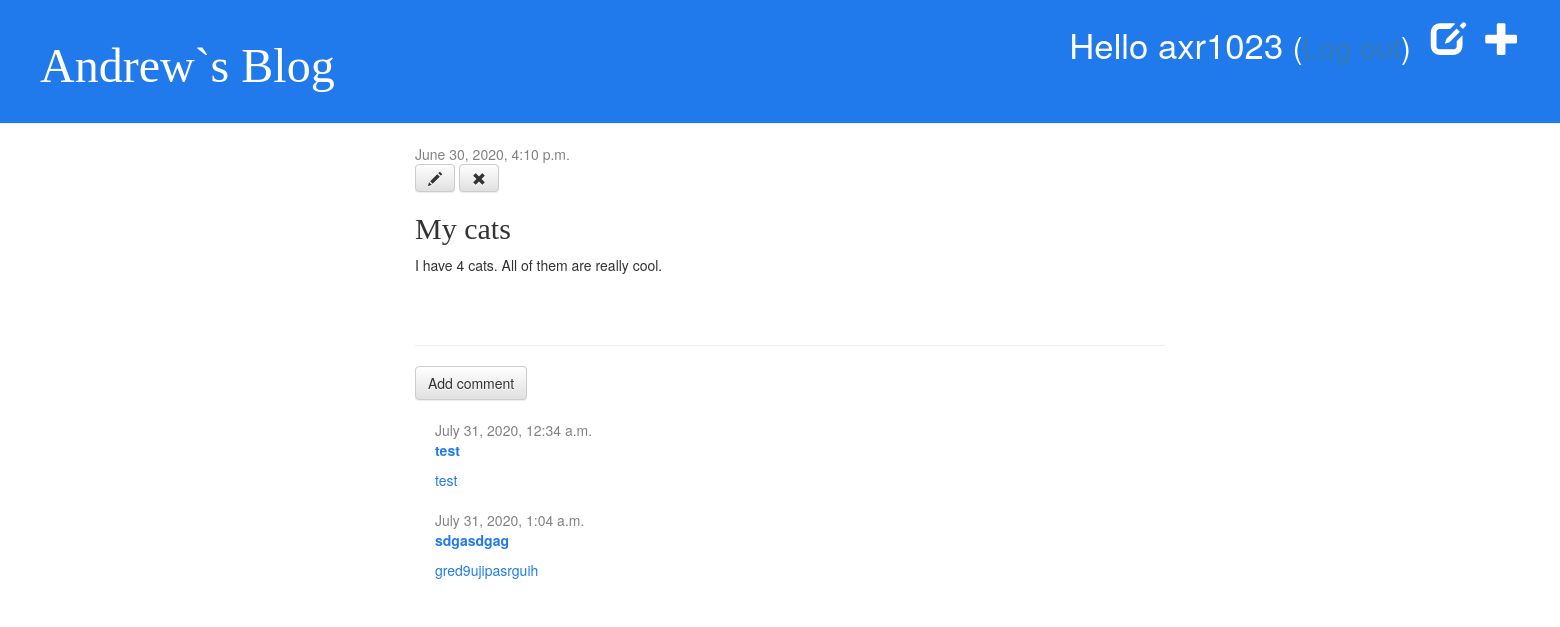
The app's page /post/1/ (signed in) with its own data.
### blog/models.py (models this page shows, shortened)
class Post(models.Model):
    author = models.ForeignKey(settings.AUTH_USER_MODEL, on_delete=models.CASCADE)
    title = models.CharField(max_length=200)
    text = models.TextField()
    created_date = models.DateTimeField(default=timezone.now)
    published_date = models.DateTimeField(blank=True, null=True)

class Comment(models.Model):
    post = models.ForeignKey('blog.Post', on_delete=models.CASCADE, related_name='comments')
    author = models.CharField(max_length=200)
    text = models.TextField()
    created_date = models.DateTimeField(default=timezone.now)
    approved_comment = models.BooleanField(default=False)

### blog/views.py (the view)
# urls.py: path('post/<int:pk>/', views.post_detail, name='post_detail'),
def post_detail(request, pk):
    post = get_object_or_404(Post, pk=pk)
    return render(request, 'blog/post_detail.html', {'post': post})

### blog/templates/blog/post_detail.html (shortened to what this page needs)
{% extends 'blog/base.html'%}
{% block content%}
    <div class="post">
        {% if post.published_date %}
            <div class="date">
                {{ post.published_date }}
            </div>
        {% else %}
            <a class="btn btn-default" href="{% url 'post_publish' pk=post.pk %}">Publish</a>
        {% endif %}
        {% if user.is_authenticated %}
            <a class="btn btn-default" href="{% url 'post_edit' pk=post.pk %}"><span class="glyphicon glyphicon-pencil"></span></a>
            <a class="btn btn-default" href="{% url 'post_remove' pk=post.pk %}"><span class="glyphicon glyphicon-remove"></span></a>
        {% endif %}
        <h2>{{ post.title }}</h2>
        <p>{{ post.text|linebreaksbr }}</p>
    </div>
    <hr>
    <a class="btn btn-default" href="{% url 'add_comment_to_post' pk=post.pk %}">Add comment</a>
    {% for comment in post.comments.all %}
        {% if user.is_authenticated or comment.approved_comment %}
        <div class="comment">
            <div class="date">
                {{ comment.created_date }}
            </div>
            <strong>{{ comment.author }}</strong>
            <p>{{ comment.text|linebreaks }}</p>
        </div>
        {% endif %}
    {% empty %}
        <p>No comments here yet :(</p>
    {% endfor %}
{% endblock %}

### blog/templates/blog/base.html (shortened to what this page needs)
{% load static %}
<html>
    <head>
        <link rel="stylesheet" href="//maxcdn.bootstrapcdn.com/bootstrap/3.2.0/css/bootstrap.min.css">
        <link rel="stylesheet" href="//maxcdn.bootstrapcdn.com/bootstrap/3.2.0/css/bootstrap-theme.min.css">
        <link rel="stylesheet" href="{% static 'css/blog.css' %}">
    </head>
    <body>
        <div class="page-header">
            {% if user.is_authenticated %}
                <a href="{% url 'post_new' %}" class="top-menu"><span alt="new postttt" class="glyphicon glyphicon-plus"></span></a>
                <a href="{% url 'post_draft_list' %}" class="top-menu"><span class="glyphicon glyphicon-edit"></span></a>
                <p class="top-menu">Hello {{ user.username }} <small>(<a href="{% url 'logout' %}">Log out</a>)</small></p>
            {% else %}
                <a href="{% url 'login' %}" class="top-menu"><span class="glyphicon glyphicon-lock"></span></a>
            {% endif %}
            <h1><a href="/">Andrew`s Blog</a></h1>
        </div>
        <div class="content container">
            <div class="row">
                <div class="col-md-8">
                {% block content %}
                {% endblock %}
                </div>
            </div>
        </div>
    </body>
</html>

### blog/static/css/blog.css (style rules this page uses)
.page-header { background-color: #207aec; margin-top: 0; padding: 20px 20px 20px 40px; }
.page-header h1, .page-header h1 a, .page-header h1 a:visited, .page-header h1 a:active { color: #ffffff; font-size: 36pt; text-decoration: none; }
.content { margin-left: 400px; }
h1, h2, h3, h4 { font-family: 'fantasy', cursive; }
.date { color: #828282; }
.top-menu, .top-menu:hover, .top-menu:visited { color: #ffffff; float: right; font-size: 26pt; margin-right: 20px; }
.post { margin-bottom: 70px; }
.comment { margin: 20px 0px 20px 20px; color: #207aec; }

### records on screen
Post: published_date "June 30, 2020, 4:10 p.m.", title "My cats", text "I have 4 cats. All of them are really cool."
Comment: created_date "July 31, 2020, 12:34 a.m.", author "test", text "test"
Comment: created_date "July 31, 2020, 1:04 a.m.", author "sdgasdgag", text "gred9ujipasrguih"

### other values on screen
{{ user.username }} "axr1023"
